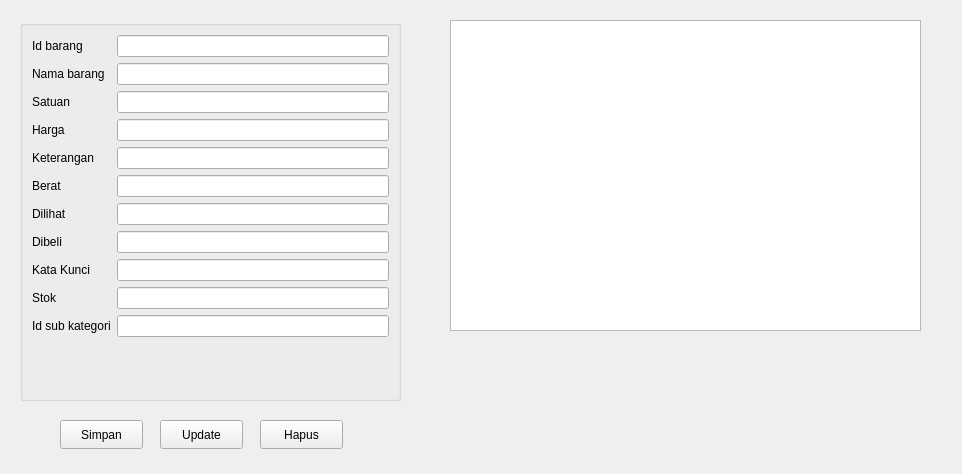
<?xml version="1.0" encoding="UTF-8"?>
<ui version="4.0">
 <class>FormBarang</class>
 <widget class="QWidget" name="FormBarang">
  <property name="geometry">
   <rect>
    <x>0</x>
    <y>0</y>
    <width>962</width>
    <height>474</height>
   </rect>
  </property>
  <property name="windowTitle">
   <string>Form</string>
  </property>
  <widget class="QPushButton" name="pushButton_2">
   <property name="geometry">
    <rect>
     <x>160</x>
     <y>420</y>
     <width>83</width>
     <height>29</height>
    </rect>
   </property>
   <property name="text">
    <string>Update</string>
   </property>
  </widget>
  <widget class="QPushButton" name="pushButton_3">
   <property name="geometry">
    <rect>
     <x>260</x>
     <y>420</y>
     <width>83</width>
     <height>29</height>
    </rect>
   </property>
   <property name="text">
    <string>Hapus</string>
   </property>
  </widget>
  <widget class="QPushButton" name="pushButton">
   <property name="geometry">
    <rect>
     <x>60</x>
     <y>420</y>
     <width>83</width>
     <height>29</height>
    </rect>
   </property>
   <property name="text">
    <string>Simpan</string>
   </property>
  </widget>
  <widget class="QGroupBox" name="formGroupBox">
   <property name="geometry">
    <rect>
     <x>20</x>
     <y>20</y>
     <width>381</width>
     <height>381</height>
    </rect>
   </property>
   <layout class="QFormLayout" name="formLayout">
    <item row="0" column="0">
     <widget class="QLabel" name="idBarangLabel">
      <property name="text">
       <string>Id barang</string>
      </property>
     </widget>
    </item>
    <item row="0" column="1">
     <widget class="QLineEdit" name="idBarangLineEdit"/>
    </item>
    <item row="1" column="0">
     <widget class="QLabel" name="namaBarangLabel">
      <property name="text">
       <string>Nama barang</string>
      </property>
     </widget>
    </item>
    <item row="1" column="1">
     <widget class="QLineEdit" name="namaBarangLineEdit"/>
    </item>
    <item row="2" column="0">
     <widget class="QLabel" name="satuanLabel">
      <property name="text">
       <string>Satuan</string>
      </property>
     </widget>
    </item>
    <item row="2" column="1">
     <widget class="QLineEdit" name="satuanLineEdit"/>
    </item>
    <item row="3" column="0">
     <widget class="QLabel" name="hargaLabel">
      <property name="text">
       <string>Harga</string>
      </property>
     </widget>
    </item>
    <item row="3" column="1">
     <widget class="QLineEdit" name="hargaLineEdit"/>
    </item>
    <item row="4" column="0">
     <widget class="QLabel" name="keteranganLabel">
      <property name="text">
       <string>Keterangan</string>
      </property>
     </widget>
    </item>
    <item row="4" column="1">
     <widget class="QLineEdit" name="keteranganLineEdit"/>
    </item>
    <item row="5" column="0">
     <widget class="QLabel" name="beratLabel">
      <property name="text">
       <string>Berat</string>
      </property>
     </widget>
    </item>
    <item row="5" column="1">
     <widget class="QLineEdit" name="beratLineEdit"/>
    </item>
    <item row="6" column="0">
     <widget class="QLabel" name="dilihatLabel">
      <property name="text">
       <string>Dilihat</string>
      </property>
     </widget>
    </item>
    <item row="6" column="1">
     <widget class="QLineEdit" name="dilihatLineEdit"/>
    </item>
    <item row="7" column="0">
     <widget class="QLabel" name="dibeliLabel">
      <property name="text">
       <string>Dibeli</string>
      </property>
     </widget>
    </item>
    <item row="7" column="1">
     <widget class="QLineEdit" name="dibeliLineEdit"/>
    </item>
    <item row="8" column="0">
     <widget class="QLabel" name="kataKunciLabel">
      <property name="text">
       <string>Kata Kunci</string>
      </property>
     </widget>
    </item>
    <item row="8" column="1">
     <widget class="QLineEdit" name="kataKunciLineEdit"/>
    </item>
    <item row="9" column="0">
     <widget class="QLabel" name="stokLabel">
      <property name="text">
       <string>Stok</string>
      </property>
     </widget>
    </item>
    <item row="9" column="1">
     <widget class="QLineEdit" name="stokLineEdit"/>
    </item>
    <item row="10" column="0">
     <widget class="QLabel" name="idSubKategoriLabel">
      <property name="text">
       <string>Id sub kategori</string>
      </property>
     </widget>
    </item>
    <item row="10" column="1">
     <widget class="QLineEdit" name="idSubKategoriLineEdit"/>
    </item>
   </layout>
  </widget>
  <widget class="QTableView" name="tableBarang">
   <property name="geometry">
    <rect>
     <x>450</x>
     <y>20</y>
     <width>471</width>
     <height>311</height>
    </rect>
   </property>
  </widget>
 </widget>
 <resources/>
 <connections/>
</ui>
